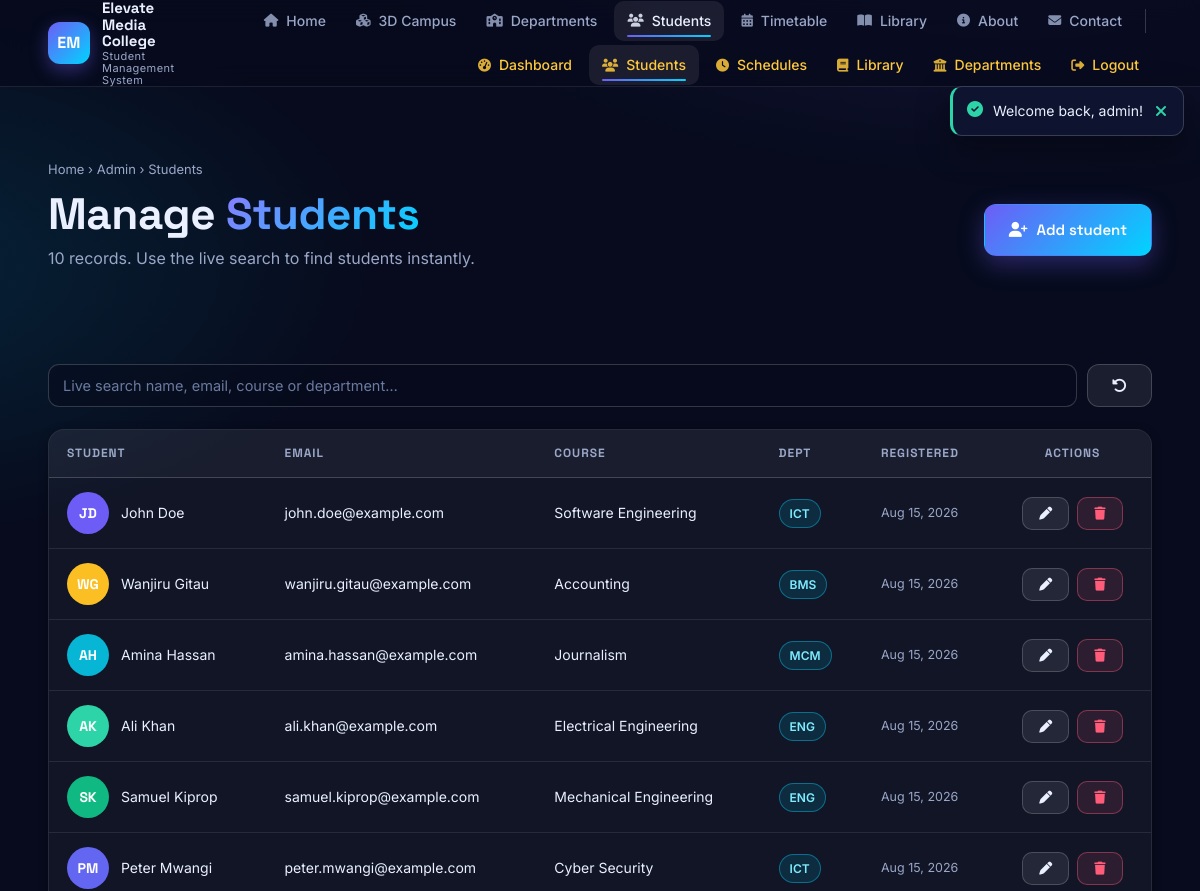
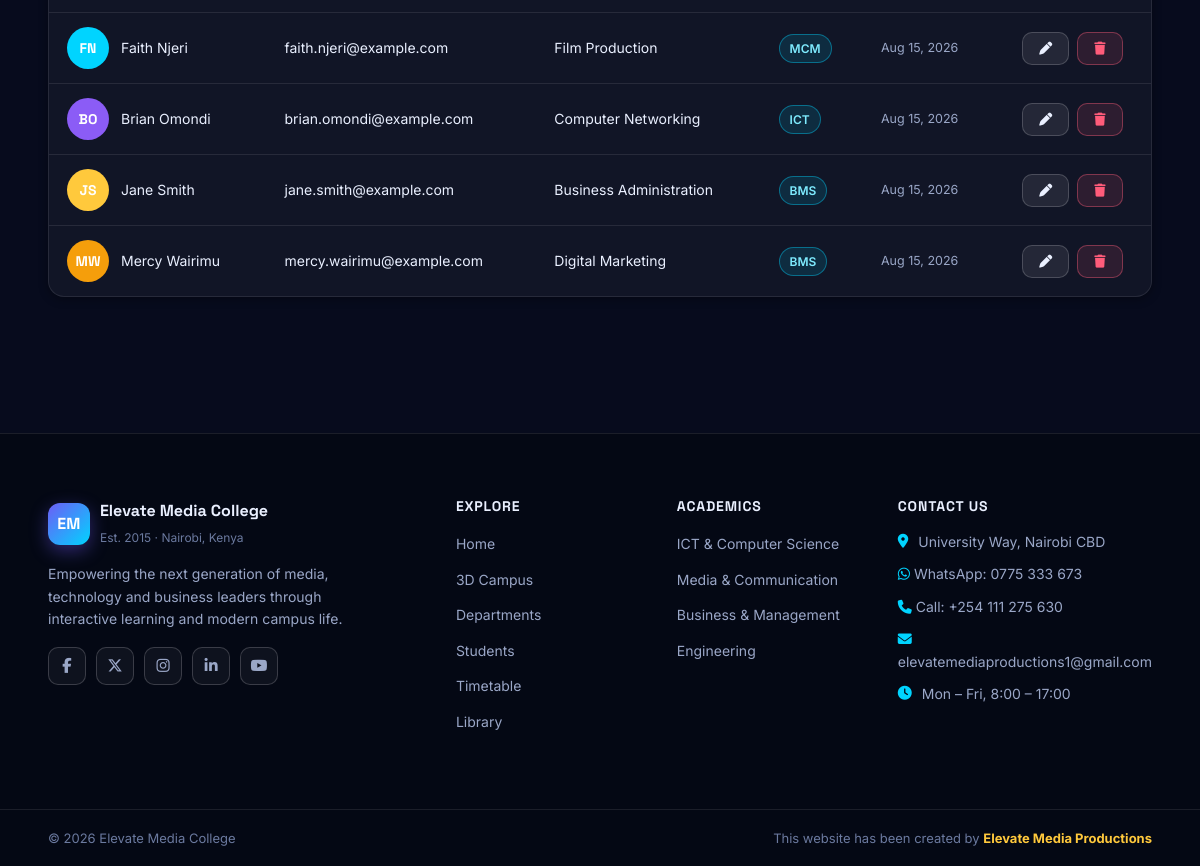
The app's page /admin/students.php (signed in) with its own data (2 pictures, top to bottom).
### tables this page shows
CREATE TABLE IF NOT EXISTS students (
    id INT AUTO_INCREMENT PRIMARY KEY,
    first_name VARCHAR(100) NOT NULL,
    last_name VARCHAR(100) NOT NULL,
    email VARCHAR(150) NOT NULL UNIQUE,
    phone VARCHAR(50) NOT NULL,
    course VARCHAR(100) NOT NULL,
    department VARCHAR(100) NOT NULL,
    avatar_color VARCHAR(20) NOT NULL DEFAULT '#6d5df6',
    created_at TIMESTAMP DEFAULT CURRENT_TIMESTAMP
);

### includes/functions.php (called while the page is built, shortened)
<?php
if (!function_exists('e')) {
    function e(?string $value): string
    {
        return htmlspecialchars((string) $value, ENT_QUOTES, 'UTF-8');
    }
}
if (!function_exists('csrf_token')) {
    function csrf_token(): string
    {
        return $_SESSION['csrf_token'];
    }
}
if (!function_exists('avatar_initials')) {
    function avatar_initials(string $first, string $last): string
    {
        $f = mb_strtoupper(mb_substr($first, 0, 1));
        $l = mb_strtoupper(mb_substr($last, 0, 1));
        return $f . $l;
    }
}

### admin/students.php (the view, shortened to what this page needs)
<?php
require_once __DIR__ . '/../includes/config.php';
$perPage = 15;
$page = max(1, (int) ($_GET['page'] ?? 1));
$q = trim((string) ($_GET['q'] ?? ''));
$where = '';
$params = [];
$stmt = $pdo->prepare("SELECT COUNT(*) FROM students" . $where);
$stmt->execute($params);
$total = (int) $stmt->fetchColumn();
$pages = max(1, (int) ceil($total / $perPage));
$page = min($page, $pages);
$offset = ($page - 1) * $perPage;
$stmt = $pdo->prepare(
    "SELECT id, first_name, last_name, email, course, department, avatar_color, created_at
     FROM students" . $where . " ORDER BY created_at DESC, last_name LIMIT $perPage OFFSET $offset"
);
$stmt->execute($params);
$students = $stmt->fetchAll();
$token = csrf_token();
include __DIR__ . '/../includes/header.php';
?>
<section class="page-head">
    <div class="container">
        <p class="crumb"><a href="<?= $base_url ?>home.php">Home</a> &rsaquo; Admin &rsaquo; Students</p>
        <div class="flex-between">
            <div>
                <h1 style="margin-bottom:6px">Manage <span class="grad-text">Students</span></h1>
                <p class="text-dim" style="margin:0"><?= $total ?> record<?= $total === 1 ? '' : 's' ?>. Use the live search to find students instantly.</p>
            </div>
            <a class="btn btn-primary" href="../register.php"><i class="fa-solid fa-user-plus"></i> Add student</a>
        </div>
    </div>
</section>
<section class="section-sm">
    <div class="container">
        <div class="toolbar">
            <div class="search-bar" style="flex:1">
                <input class="input" type="text" id="liveSearch" placeholder="Live search name, email, course or department&hellip;" value="<?= e($q) ?>" autocomplete="off">
                <button class="btn btn-ghost" type="button" id="searchClear" title="Clear search"><i class="fa-solid fa-rotate-left"></i></button>
            </div>
        </div>
        <div class="table-wrap reveal">
            <div class="table-scroll">
                <table id="studentsTable">
                    <thead>
                        <tr><th>Student</th><th>Email</th><th>Course</th><th>Dept</th><th>Registered</th><th class="text-center">Actions</th></tr>
                    </thead>
                    <tbody id="studentsBody">
                        <?php foreach ($students as $s): ?>
                            <tr>
                                <td>
                                    <div class="avatar-row">
                                        <span class="avatar" style="background:<?= e($s['avatar_color']) ?>"><?= e(avatar_initials($s['first_name'], $s['last_name'])) ?></span>
                                        <span><?= e($s['first_name'] . ' ' . $s['last_name']) ?></span>
                                    </div>
                                </td>
                                <td><?= e($s['email']) ?></td>
                                <td><?= e($s['course']) ?></td>
                                <td><span class="badge cyan"><?= e($s['department']) ?></span></td>
                                <td><span class="tt-meta"><?= e(date('M j, Y', strtotime($s['created_at']))) ?></span></td>
                                <td>
                                    <div class="flex-between" style="gap:8px; justify-content:center">
                                        <a class="btn btn-ghost btn-sm" href="../edit.php?id=<?= (int) $s['id'] ?>"><i class="fa-solid fa-pen"></i></a>
                                        <a class="btn btn-danger btn-sm" data-confirm="Delete this student permanently?" href="../delete_student.php?id=<?= (int) $s['id'] ?>&csrf_token=<?= $token ?>"><i class="fa-solid fa-trash"></i></a>
                                    </div>
                                </td>
                            </tr>
                        <?php endforeach; ?>
                    </tbody>
                </table>
            </div>
        </div>
    </div>
</section>
<?php include __DIR__ . '/../includes/footer.php';

### records on screen
students: avatar_initials($s['first_name'], $s['last_name']) "JD", first_name+last_name "John Doe", email "john.doe@example.com", course "Software Engineering", department "ICT", created_at "Aug 15, 2026"
students: avatar_initials($s['first_name'], $s['last_name']) "WG", first_name+last_name "Wanjiru Gitau", email "wanjiru.gitau@example.com", course "Accounting", department "BMS", created_at "Aug 15, 2026"
students: avatar_initials($s['first_name'], $s['last_name']) "AH", first_name+last_name "Amina Hassan", email "amina.hassan@example.com", course "Journalism", department "MCM", created_at "Aug 15, 2026"
students: avatar_initials($s['first_name'], $s['last_name']) "AK", first_name+last_name "Ali Khan", email "ali.khan@example.com", course "Electrical Engineering", department "ENG", created_at "Aug 15, 2026"
students: avatar_initials($s['first_name'], $s['last_name']) "SK", first_name+last_name "Samuel Kiprop", email "samuel.kiprop@example.com", course "Mechanical Engineering", department "ENG", created_at "Aug 15, 2026"
students: avatar_initials($s['first_name'], $s['last_name']) "PM", first_name+last_name "Peter Mwangi", email "peter.mwangi@example.com", course "Cyber Security", department "ICT", created_at "Aug 15, 2026"
students: avatar_initials($s['first_name'], $s['last_name']) "FN", first_name+last_name "Faith Njeri", email "faith.njeri@example.com", course "Film Production", department "MCM", created_at "Aug 15, 2026"
students: avatar_initials($s['first_name'], $s['last_name']) "BO", first_name+last_name "Brian Omondi", email "brian.omondi@example.com", course "Computer Networking", department "ICT", created_at "Aug 15, 2026"
students: avatar_initials($s['first_name'], $s['last_name']) "JS", first_name+last_name "Jane Smith", email "jane.smith@example.com", course "Business Administration", department "BMS", created_at "Aug 15, 2026"
students: avatar_initials($s['first_name'], $s['last_name']) "MW", first_name+last_name "Mercy Wairimu", email "mercy.wairimu@example.com", course "Digital Marketing", department "BMS", created_at "Aug 15, 2026"

### other values on screen
APP_TAGLINE "Student Management System"
$item[1] "Home"
$item[1] "3D Campus"
$item[1] "Departments"
$item[1] "Students"
$item[1] "Timetable"
$item[1] "Library"
$item[1] "About"
$item[1] "Contact"
$item[1] "Dashboard"
$item[1] "Schedules"
$f['message'] "Welcome back, admin!"
$total "10"
APP_NAME "Elevate Media College"
